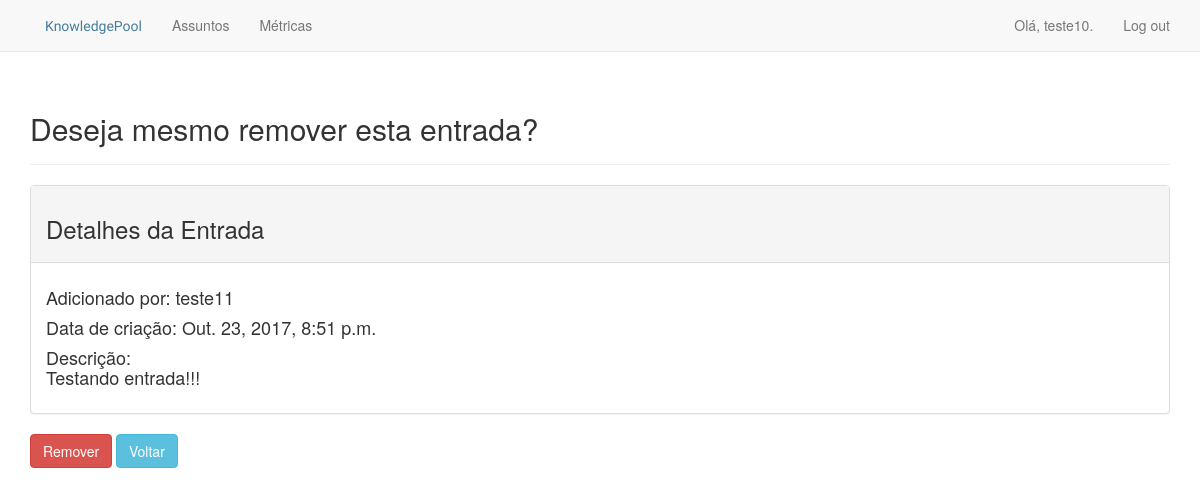
The app's page /confirma_remocao_entrada/35/ (signed in) with its own data.
### knowledge_pool/models.py (models this page shows, shortened)
class Entrada(models.Model):
    assunto = models.ForeignKey(Assunto)
    ticket_associado = models.CharField(max_length=50, blank=True)
    texto = models.TextField()
    data_criacao = models.DateTimeField(auto_now_add=True)
    dono = models.ForeignKey(User)

### knowledge_pool/views.py (the view)
# urls.py: url(r'^confirma_remocao_entrada/(?P<entrada_id>\d+)/$',
@login_required
def confirma_remocao_entrada(request, entrada_id):
    entrada = Entrada.objects.get(id=entrada_id)
    contexto = {'entrada': entrada}
    return render(request, 'knowledge_pool/confirma_remocao_entrada.html', contexto)

### knowledge_pool/templates/knowledge_pool/confirma_remocao_entrada.html
{% extends "knowledge_pool/base.html" %}
{% load bootstrap3 %}
{% block header %}
    <h2>Deseja mesmo remover esta entrada?</h2>
{% endblock header %}
{% block content %}
    <div class="panel panel-default">
        <div class="panel-heading">
            <h3>Detalhes da Entrada</h3>
        </div>
        <div class="panel-body">
            <h4>
                <p>Adicionado por: {{ entrada.dono.username }}</p>
                <p>Data de criação: {{ entrada.data_criacao }}</p>
                Descrição: <p>{{entrada.texto}}</p>
            </h4>
        </div>
    </div>
    <form action="#">
        {% buttons %}
            <button type="submit" name="remove" class="btn btn-danger"
                formaction="{% url 'knowledge_pool:remover_entrada' entrada.id %}">
                Remover
            </button>
            <button type="submit" name="back" class="btn btn-info"
                formaction="{% url 'knowledge_pool:editar_entrada' entrada.id %}">
                Voltar
             </button>
        {% endbuttons %}
    </form>
{% endblock content %}

### knowledge_pool/templates/knowledge_pool/base.html (shortened to what this page needs)
{% load bootstrap3 %}
{% load static %}
{% load staticfiles %}
<!DOCTYPE html>
<html lang="en">
    <head>
        <link rel="stylesheet" href="{% static 'css/knowledge_pool.css' %}">
        {% bootstrap_css %}
    </head>
    <body>
        <nav class="navbar navbar-default navbar-static-top">
            <div class="container">
                <div class="navbar-header">
                    <a class="navbar-brand, main-title" href="{% url 'knowledge_pool:index' %}">
                        KnowledgePool
                    </a>
                </div>
                <div id="navbar" class="navbar-collapse collapse">
                    <ul class="nav navbar-nav">
                        <li>
                            <a href="{% url 'knowledge_pool:assuntos' %}">Assuntos</a>
                        </li>
                        {% if user.is_authenticated %}
                        <li>
                            <a href="{% url 'knowledge_pool:graficos' %}">Métricas</a>
                        </li>
                        {% endif %}
                    </ul>
                    <ul class="nav navbar-nav navbar-right">
                        {% if user.is_authenticated %}
                            <li><a>Olá, {{ user.username }}.</a></li>
                            <li><a href="{% url 'users:logout' %}">Log out</a></li>
                        {% else %}
                            <li><a href="{% url 'users:register' %}">Cadastro</a></li>
                            <li><a href="{% url 'users:login' %}">Log in</a></li>
                        {% endif %}
                    </ul>
                </div>
            </div>
        </nav>
        <div class="container">
            <div class="page-header">
                {% block header %}
                {% endblock header %}
            </div>
            <div>
                {% block content %}
                {% endblock content %}
            </div>
        </div>
    </body>
</html>

### records on screen
Entrada: dono.username "teste11", data_criacao "Out. 23, 2017, 8:51 p.m.", texto "Testando entrada!!!"

### other values on screen
{{ user.username }} "teste10"
